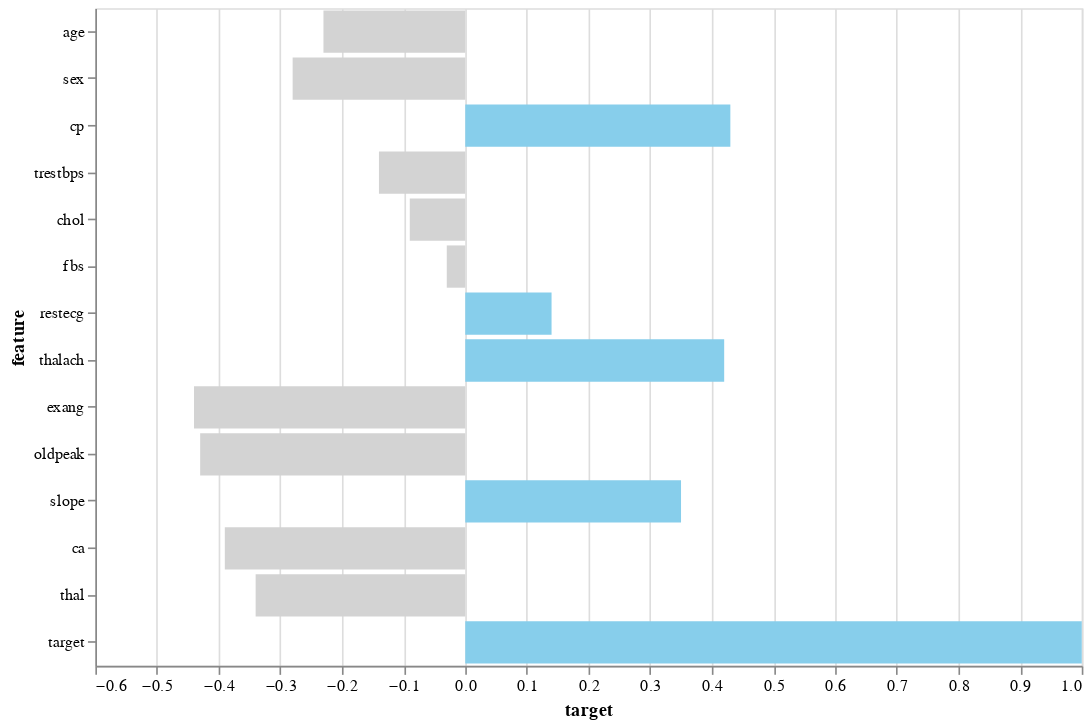

Here is the notebook cell this chart was saved with:
### Code cell
chart = alt.Chart(table.reset_index().round(2)).mark_bar().encode(
    alt.Y("feature:N",sort=None),
    alt.X("target:Q"), 
    tooltip="target:N",
    color=alt.condition(alt.datum.target > 0,alt.value('skyblue'), alt.value('lightgray'))
).properties(height=400, width=600)
chart

### Figure 1 — Vega-Lite specification as saved in the notebook (floating-point values rounded to 4 significant figures)
{"config": {"view": {"continuousWidth": 400, "continuousHeight": 300}}, "data": {"name": "data-7c2caa7d5d8eac12eee7a137e00257c5"}, "mark": "bar", "encoding": {"color": {"condition": {"value": "skyblue", "test": "(datum.target > 0)"}, "value": "lightgray"}, "tooltip": {"type": "nominal", "field": "target"}, "x": {"type": "quantitative", "field": "target"}, "y": {"type": "nominal", "field": "feature", "sort": null}}, "height": 400, "width": 600, "$schema": "https://vega.github.io/schema/vega-lite/v4.0.2.json", "datasets": {"data-7c2caa7d5d8eac12eee7a137e00257c5": [{"index": 0, "feature": "age", "target": -0.23}, {"index": 1, "feature": "sex", "target": -0.28}, {"index": 2, "feature": "cp", "target": 0.43}, {"index": 3, "feature": "trestbps", "target": -0.14}, {"index": 4, "feature": "chol", "target": -0.09}, {"index": 5, "feature": "fbs", "target": -0.03}, {"index": 6, "feature": "restecg", "target": 0.14}, {"index": 7, "feature": "thalach", "target": 0.42}, {"index": 8, "feature": "exang", "target": -0.44}, {"index": 9, "feature": "oldpeak", "target": -0.43}, {"index": 10, "feature": "slope", "target": 0.35}, {"index": 11, "feature": "ca", "target": -0.39}, {"index": 12, "feature": "thal", "target": -0.34}, {"index": 13, "feature": "target", "target": 1.0}]}}
